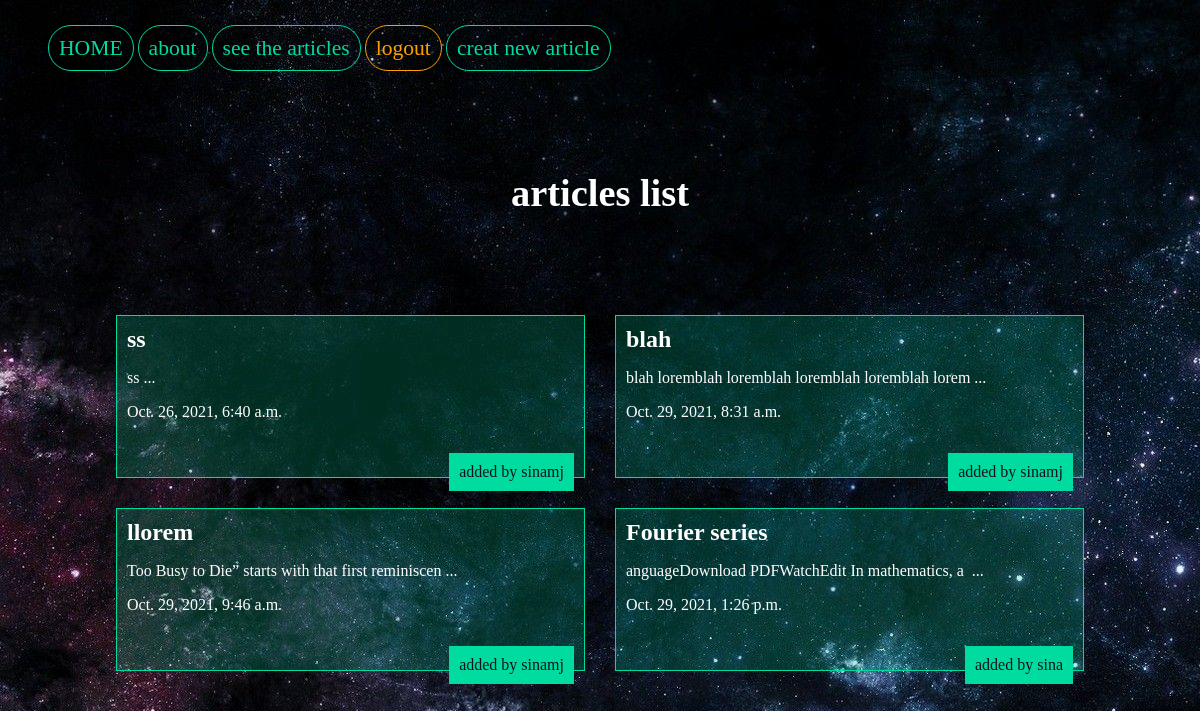
Screenshot of /articles/ (signed in) with the database file from the repository.
### articles/models.py (models this page shows, shortened)
class Articles(models.Model):
	title=models.CharField(max_length=100)
	slug=models.SlugField()
	body=models.TextField()
	date=models.DateTimeField(auto_now_add=True)
	image=models.ImageField(default='default.jpg',blank=True)
	author=models.ForeignKey(User,default=None,on_delete=models.CASCADE)
	def snip(self):
	    return self.body[:50]+" ..."

### articles/views.py (the view)
# urls.py: path('', views.articles_list,name='list'),
def articles_list (request):
    articles=models.Articles.objects.all().order_by('date')
    args={'articles':articles}
    return render(request,'articles/articleslist.html',args)

### articles/templates/articles/articleslist.html (shortened to what this page needs)
{% extends 'base.html' %}
 {% block body %}
      <h1>articles list</h1>
<div class="articles">
      {% for  article in articles %}
    <div class="article">
      <h2><a href="{% url 'articles:detail' slug=article.slug %}">{{article.title}}</a></h2>
      <p>{{article.snip}}</p>
      <p>{{article.date}}</p>
      <p class="author">added by {{article.author.username}}</p>
    </div>
      {% endfor %}
</div>
 {% endblock %}

### assets/style.css (style rules this page uses)
body { background-color: #0f121f; background-image:url(/static/stars.jpg); background-repeat:no-repeat; background-attachment: fixed; color:#fff; }
body * { font-famiy:arial; }
h1,h2,h3,h4,h5 { font-wight:normal; margin:0; }
a,a:hover,a:visited { color:#fff; text-decoration:none; }
div.wrapper h1 { text-align:center; margin: 100px auto; font-size: 2.4em; }
.articles { display:grid; grid-template-columns:1fr 1fr; grid-gap:30px; }
.article { padding:10px; border:1px solid #00dba0; position:relative; padding-bottom:40px; background-color:rgb(0,219,160,0.2); }
.article .author { padding:10px; background-color:#00dba0; position:absolute; right:10px; color:#0f121f; }

### rows the page displays
Articles: title "ss", snip "ss ...", date "Oct. 26, 2021, 6:40 a.m.", author.username "sinamj"
Articles: title "blah", snip "blah loremblah loremblah loremblah loremblah lorem ...", date "Oct. 29, 2021, 8:31 a.m.", author.username "sinamj"
Articles: title "llorem", snip "Too Busy to Die” starts with that first reminiscen ...", date "Oct. 29, 2021, 9:46 a.m.", author.username "sinamj"
Articles: title "Fourier series", snip "anguageDownload PDFWatchEdit In mathematics, a ...", date "Oct. 29, 2021, 1:26 p.m.", author.username "sina"
